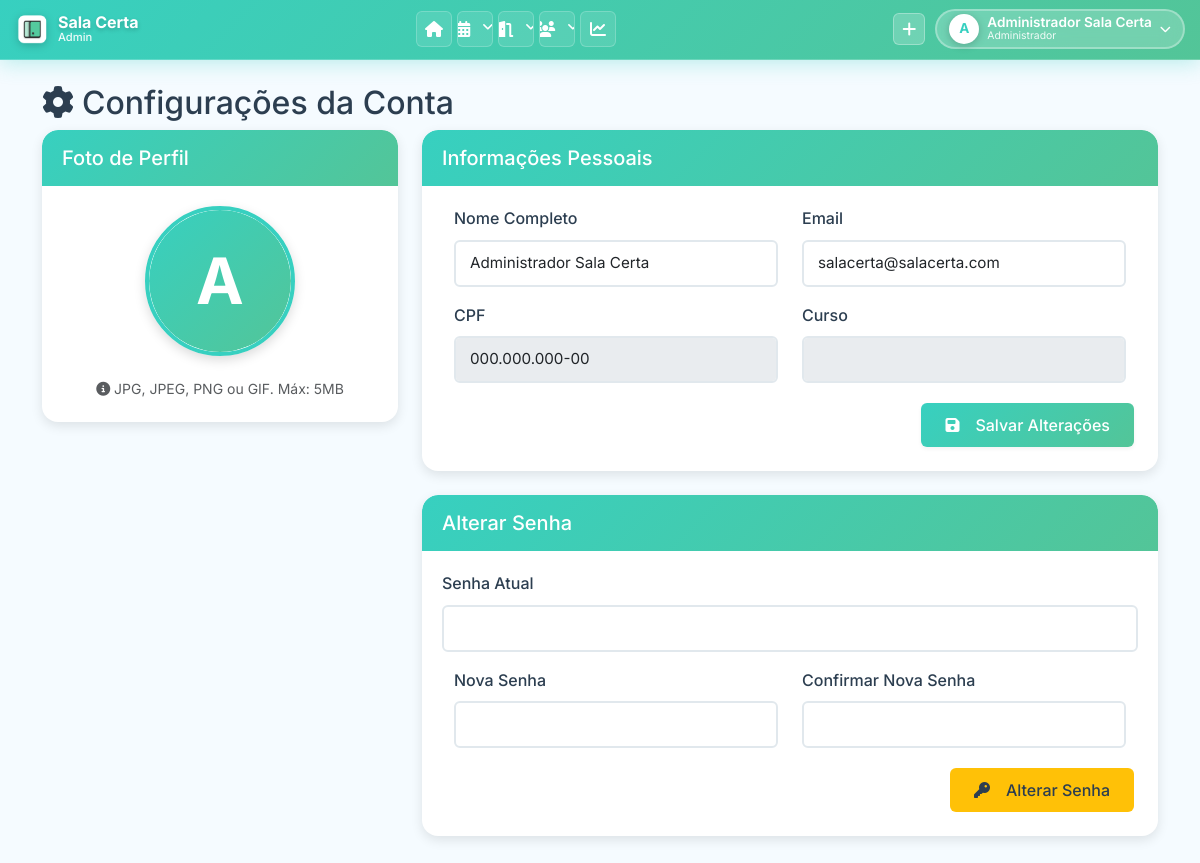
The app's page /pages/configuracoes.php (signed in) with its own data.
### tables this page shows
CREATE TABLE `USUARIO` (
    `USUARIO_ID` INT(11) NOT NULL AUTO_INCREMENT,
    `USUARIO_NOME` VARCHAR(255) NOT NULL,
    `USUARIO_EMAIL` VARCHAR(255) NOT NULL,
    `USUARIO_SENHA` VARCHAR(255) NOT NULL COMMENT 'Hash bcrypt via password_hash() ou texto puro (legado)',
    `USUARIO_CPF` VARCHAR(14) NOT NULL COMMENT 'Formato: 000.000.000-00 ou apenas números',
    `TIPO_USUARIO` ENUM('admin', 'comum') NOT NULL DEFAULT 'comum',
    `USUARIO_DEPARTAMENTO` VARCHAR(100) DEFAULT NULL,
    `USUARIO_CARGO` VARCHAR(100) DEFAULT NULL,
    `FOTO_PERFIL` VARCHAR(500) DEFAULT NULL COMMENT 'Caminho relativo: uploads/perfil/user_X_timestamp.png',
    PRIMARY KEY (`USUARIO_ID`),
    UNIQUE KEY `uk_usuario_email` (`USUARIO_EMAIL`),
    UNIQUE KEY `uk_usuario_cpf` (`USUARIO_CPF`)
);

### classes/Usuario.php (called while the page is built, shortened)
<?php
class Usuario {
    public static function buscarPorId($id) {
        $conn = Conexao::getConn();
        $sql = "SELECT * FROM USUARIO WHERE USUARIO_ID = :id";
        $stmt = $conn->prepare($sql);
        $stmt->bindValue(':id', $id);
        $stmt->execute();
        return $stmt->fetch();
    }
}

### pages/configuracoes.php (the view, shortened to what this page needs)
<?php
require_once '../classes/Usuario.php';
$usuario = Usuario::buscarPorId($_SESSION['usuario_id']);
include '../includes/header.php';
?>
<div class="row">
    <div class="col-md-12">
        <h2><i class="fas fa-cog me-2"></i>Configurações da Conta</h2>
    </div>
</div>
<div class="row">
    <div class="col-md-4">
        <div class="card">
            <div class="card-header">
                <h5 class="card-title mb-0">Foto de Perfil</h5>
            </div>
            <div class="card-body text-center">
                <div class="profile-photo-upload">
                    <label for="foto_perfil" class="profile-photo-container">
                        <?php if (!empty($usuario['FOTO_PERFIL']) && file_exists($usuario['FOTO_PERFIL'])): ?>
                            <img src="<?php echo $usuario['FOTO_PERFIL']; ?>?<?php echo time(); ?>" alt="Foto de perfil" class="profile-photo-preview" id="photoPreview">
                        <?php else: ?>
                            <div class="profile-photo-placeholder" id="photoPreview">
                                <?php echo strtoupper(substr($usuario['USUARIO_NOME'], 0, 1)); ?>
                            </div>
                        <?php endif; ?>
                    </label>
                </div>
                <p class="text-muted mt-3 mb-0">
                    <small>
                        <i class="fas fa-info-circle"></i>
                        JPG, JPEG, PNG ou GIF. Máx: 5MB
                    </small>
                </p>
            </div>
        </div>
    </div>
    <div class="col-md-8">
        <div class="card">
            <div class="card-header">
                <h5 class="card-title mb-0">Informações Pessoais</h5>
            </div>
            <div class="card-body">
                <form method="post">
                    <div class="row mb-3">
                        <div class="col-md-6">
                            <label for="nome" class="form-label">Nome Completo</label>
                            <input type="text" class="form-control" id="nome" name="nome" value="<?php echo $usuario['USUARIO_NOME']; ?>" required>
                        </div>
                        <div class="col-md-6">
                            <label for="email" class="form-label">Email</label>
                            <input type="email" class="form-control" id="email" name="email" value="<?php echo $usuario['USUARIO_EMAIL']; ?>" required>
                        </div>
                    </div>
                    <div class="row mb-3">
                        <div class="col-md-6">
                            <label class="form-label">CPF</label>
                            <input type="text" class="form-control" value="<?php echo $usuario['USUARIO_CPF']; ?>" disabled>
                        </div>
                        <div class="col-md-6">
                            <label class="form-label">Curso</label>
                            <input type="text" class="form-control" value="<?php echo $usuario['USUARIO_CURSO']; ?>" disabled>
                        </div>
                    </div>
                    <div class="d-grid gap-2 d-md-flex justify-content-md-end">
                        <button type="submit" name="atualizar_dados" class="btn btn-primary">
                            <i class="fas fa-save me-2"></i>Salvar Alterações
                        </button>
                    </div>
                </form>
            </div>
        </div>
        <div class="card mt-4">
            <div class="card-header">
                <h5 class="card-title mb-0">Alterar Senha</h5>
            </div>
            <div class="card-body">
                <form method="post">
                    <div class="mb-3">
                        <label for="senha_atual" class="form-label">Senha Atual</label>
                        <input type="password" class="form-control" id="senha_atual" name="senha_atual">
                    </div>
                    <div class="row mb-3">
                        <div class="col-md-6">
                            <label for="senha_nova" class="form-label">Nova Senha</label>
                            <input type="password" class="form-control" id="senha_nova" name="senha_nova" minlength="6">
                        </div>
                        <div class="col-md-6">
                            <label for="senha_confirma" class="form-label">Confirmar Nova Senha</label>
                            <input type="password" class="form-control" id="senha_confirma" name="senha_confirma" minlength="6">
                        </div>
                    </div>
                    <div class="d-grid gap-2 d-md-flex justify-content-md-end">
                        <button type="submit" name="alterar_senha" class="btn btn-warning">
                            <i class="fas fa-key me-2"></i>Alterar Senha
                        </button>
                    </div>
                </form>
            </div>
        </div>
    </div>
</div>
<?php include '../includes/footer.php'; ?>

### assets/css/style.css (style rules this page uses)
:root { --primary: #37D0C0; --primary-dark: #2bb8a8; --primary-light: #53C598; --secondary: #B3E2D0; --accent: #e40b0b; --bg-light: #F5FBFF; --bg-white: #ffffff; --text-dark: #2c3e50; --text-light: #7f8c8d; --text-white: #ffffff; --border-color: #e1e8ed; --shadow-sm: 0 2px 4px rgba(0, 0, 0, 0.05); --shadow-md: 0 4px 12px rgba(0, 0, 0, 0.1); --shadow-lg: 0 8px 24px rgba(0, 0, 0, 0.12); --shadow-xl: 0 12px 40px rgba(0, 0, 0, 0.15); --transition: all 0.3s cubic-bezier(0.4, 0, 0.2, 1); --radius-sm: 6px; --radius-md: 10px; --radius-lg: 16px; }
* { margin: 0; padding: 0; box-sizing: border-box; }
body { font-family: 'Inter', 'Segoe UI', Tahoma, Geneva, Verdana, sans-serif; background-color: var(--bg-light); color: var(--text-dark); line-height: 1.6; overflow-x: hidden; }
.card { border: none; border-radius: var(--radius-lg); box-shadow: var(--shadow-md); margin-bottom: 24px; transition: var(--transition); overflow: hidden; background: var(--bg-white); animation: fadeIn 0.5s ease-out; }
.card-header { background: linear-gradient(135deg, var(--primary), var(--primary-light)); color: var(--text-white); border: none; padding: 18px 24px; font-weight: 600; font-size: 1.1rem; border-radius: var(--radius-lg) var(--radius-lg) 0 0 !important; }
.card-body { padding: 24px; }
.btn { border-radius: var(--radius-sm); padding: 10px 24px; font-weight: 500; transition: var(--transition); border: none; display: inline-flex; align-items: center; gap: 8px; }
.btn-primary { background: linear-gradient(135deg, var(--primary), var(--primary-light)); color: var(--text-white); box-shadow: var(--shadow-sm); }
.btn-warning { background: #ffc107; color: var(--text-dark); }
.form-control, .form-select { border: 2px solid var(--border-color); border-radius: var(--radius-sm); padding: 10px 14px; transition: var(--transition); font-size: 0.95rem; }
.form-label { font-weight: 500; color: var(--text-dark); margin-bottom: 8px; }
html { scroll-behavior: smooth; }

### assets/css/style-no-sidebar.css (style rules this page uses)
.profile-photo-upload { position: relative; width: 150px; height: 150px; margin: 0 auto 20px; }
.profile-photo-container { width: 150px !important; height: 150px !important; border-radius: 50% !important; overflow: hidden; border: 4px solid #37D0C0; box-shadow: 0 4px 12px rgba(0, 0, 0, 0.15); position: relative; cursor: pointer; transition: all 0.3s ease; }
.profile-photo-placeholder { width: 100% !important; height: 100% !important; border-radius: 50% !important; background: linear-gradient(135deg, #37D0C0, #53C598); display: flex; align-items: center; justify-content: center; color: white; font-size: 4rem; font-weight: 700; }

### assets/css/global.css (style rules this page uses)
body { padding: 0 !important; margin: 0 !important; }
.card, .alert, .table-responsive, .row { margin-left: 0 !important; margin-right: 0 !important; }
.row { margin-left: 0; margin-right: 0; }
.col, [class*="col-"] { padding-left: calc(var(--bs-gutter-x) * .5); padding-right: calc(var(--bs-gutter-x) * .5); }
html { scroll-behavior: smooth; }
body { overflow-x: hidden; }
.card-body { padding: 1.25rem !important; }
.card-header { padding: 1rem 1.25rem !important; }
.btn { margin: 0.25rem; }
* { box-sizing: border-box; }

### pages/configuracoes.php (style rules this page uses)
.profile-photo-upload { position: relative; width: 150px; height: 150px; margin: 0 auto 20px; }
.profile-photo-container { width: 150px !important; height: 150px !important; border-radius: 50% !important; overflow: hidden; border: 4px solid #37D0C0; box-shadow: 0 4px 12px rgba(0, 0, 0, 0.15); position: relative; cursor: pointer; transition: all 0.3s ease; }
.profile-photo-placeholder { width: 100% !important; height: 100% !important; border-radius: 50% !important; background: linear-gradient(135deg, #37D0C0, #53C598); display: flex; align-items: center; justify-content: center; color: white; font-size: 4rem; font-weight: 700; }

### records on screen
usuario: USUARIO_NOME "A", nome "Administrador Sala Certa", email "salacerta@salacerta.com", USUARIO_CPF "000.000.000-00"

### other values on screen
substr($_SESSION['usuario_nome'], 0, 1) "A"
$_SESSION['usuario_nome'] "Administrador Sala Certa"
